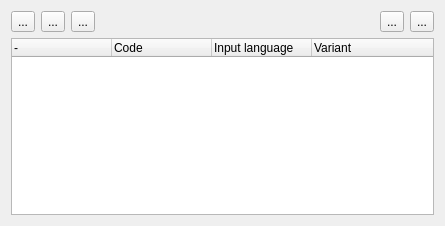
<?xml version="1.0" encoding="UTF-8"?>
<ui version="4.0">
 <class>KbLayoutSetupWidget</class>
 <widget class="QWidget" name="KbLayoutSetupWidget">
  <property name="geometry">
   <rect>
    <x>0</x>
    <y>0</y>
    <width>445</width>
    <height>226</height>
   </rect>
  </property>
  <property name="windowTitle">
   <string>Form</string>
  </property>
  <layout class="QVBoxLayout" name="verticalLayout">
   <item>
    <layout class="QHBoxLayout" name="horizontalLayout">
     <item>
      <widget class="QToolButton" name="addBtn">
       <property name="text">
        <string>...</string>
       </property>
       <property name="icon">
        <iconset resource="./libtrueos-ui.qrc">
         <normaloff>:/images/add.png</normaloff>:/images/add.png</iconset>
       </property>
      </widget>
     </item>
     <item>
      <widget class="QToolButton" name="editBtn">
       <property name="text">
        <string>...</string>
       </property>
       <property name="icon">
        <iconset resource="./libtrueos-ui.qrc">
         <normaloff>:/images/edit.png</normaloff>:/images/edit.png</iconset>
       </property>
      </widget>
     </item>
     <item>
      <widget class="QToolButton" name="removeBtn">
       <property name="text">
        <string>...</string>
       </property>
       <property name="icon">
        <iconset resource="./libtrueos-ui.qrc">
         <normaloff>:/images/remove.png</normaloff>:/images/remove.png</iconset>
       </property>
      </widget>
     </item>
     <item>
      <spacer name="horizontalSpacer">
       <property name="orientation">
        <enum>Qt::Horizontal</enum>
       </property>
       <property name="sizeHint" stdset="0">
        <size>
         <width>40</width>
         <height>20</height>
        </size>
       </property>
      </spacer>
     </item>
     <item>
      <widget class="QToolButton" name="upBtn">
       <property name="text">
        <string>...</string>
       </property>
       <property name="icon">
        <iconset resource="./libtrueos-ui.qrc">
         <normaloff>:/images/arrow-up.png</normaloff>:/images/arrow-up.png</iconset>
       </property>
      </widget>
     </item>
     <item>
      <widget class="QToolButton" name="downBtn">
       <property name="text">
        <string>...</string>
       </property>
       <property name="icon">
        <iconset resource="./libtrueos-ui.qrc">
         <normaloff>:/images/arrow-down.png</normaloff>:/images/arrow-down.png</iconset>
       </property>
      </widget>
     </item>
    </layout>
   </item>
   <item>
    <widget class="QTreeWidget" name="layoutsTW">
     <column>
      <property name="text">
       <string>-</string>
      </property>
     </column>
     <column>
      <property name="text">
       <string>Code</string>
      </property>
     </column>
     <column>
      <property name="text">
       <string>Input language</string>
      </property>
     </column>
     <column>
      <property name="text">
       <string>Variant</string>
      </property>
     </column>
    </widget>
   </item>
  </layout>
 </widget>
 <resources>
  <include location="./libtrueos-ui.qrc"/>
 </resources>
 <connections/>
</ui>
